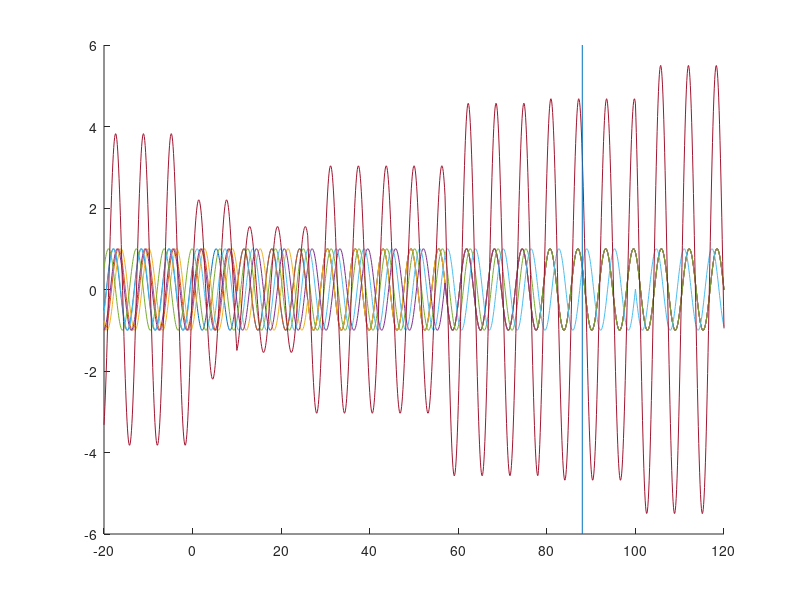

Source code (MATLAB):
% test for interference
clear;

x = -20:0.1:120;
lambda = 2*pi;

x_target = 88;
x_sources = [0 10 26 57 78 100];
nr_sources = size(x_sources, 2);
distance = abs(x_target-x_sources);
phaseshift = distance-floor(distance/lambda)*lambda;

for t = 0:0.1:10
    clf;
    
    all = 0;
    hold on
    for i = 1:nr_sources
        part = sin(abs(x-x_sources(i))-t-phaseshift(i));
        all = all+part;
        plot(x, part);
    end

    plot(x, all);
    plot([x_target x_target], [-nr_sources nr_sources]);
    axis([-20 120 -nr_sources nr_sources]);
    hold off
    
    pause on;
    pause(1);
    pause off;
end